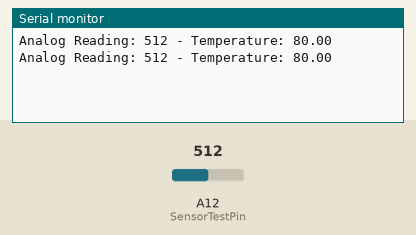
This sketch was run on a simulated Arduino Mega 2560, built with avr-gcc and run on an emulated ATmega2560. Shown: the last lines printed to the serial monitor. Inputs (shaded band) come from the test bench; at power-on: A12 (SensorTestPin) = 512.

Above: at 1.8 s.
1.9 s: A12 (SensorTestPin) set to 716
At 2.6 s:
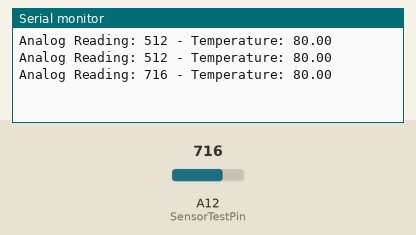
3.4 s: A12 (SensorTestPin) set to 900
At 4.8 s:
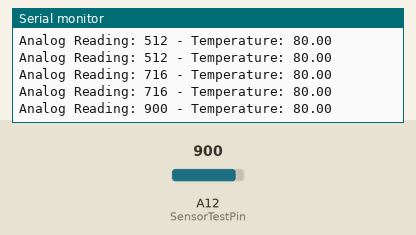
Timing chart, 0 to 6.4 s (numbered marks = the images above; inputs shaded):
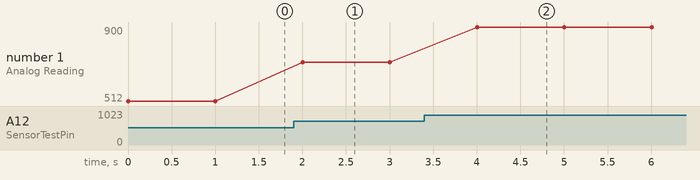

The sketch:

SensoreTemperaturaTest.ino
```cpp
#define SensorTestPin A12

void setup() {
  pinMode(SensorTestPin, INPUT);
  Serial.begin(9600);
}

void loop() {
  int sensorValue = analogRead(SensorTestPin);

  // Calculate temperature using the linear equation
  float m = -0; // Slope
  float b = 80; // Intercept
  float temperature = m * sensorValue + b;

  Serial.print("Analog Reading: ");
  Serial.print(sensorValue);
  Serial.print(" - Temperature: ");
  Serial.println(temperature);

  delay(1000); // Delay for readability
}
```

Measured:
- after the input at 1.9 s, the serial monitor: prints a new line after 0.10 s (image 1)
- after the input at 3.4 s, the serial monitor: prints a new line after 0.60 s (image 2)
- plotted number 1: 512 → 716 after the input at 1.9 s, 716 → 900 after the input at 3.4 s
